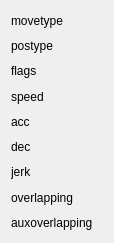
      <widget class="QWidget" name="layoutWidget_18">
       <property name="geometry">
        <rect>
         <x>102</x>
         <y>8</y>
         <width>114</width>
         <height>243</height>
        </rect>
       </property>
       <layout class="QVBoxLayout" name="verticalLayout_27">
        <property name="rightMargin">
         <number>0</number>
        </property>
        <item>
         <widget class="QLabel" name="label_209">
          <property name="layoutDirection">
           <enum>Qt::RightToLeft</enum>
          </property>
          <property name="text">
           <string>movetype</string>
          </property>
         </widget>
        </item>
        <item>
         <widget class="QLabel" name="label_210">
          <property name="layoutDirection">
           <enum>Qt::RightToLeft</enum>
          </property>
          <property name="text">
           <string>postype</string>
          </property>
         </widget>
        </item>
        <item>
         <widget class="QLabel" name="label_211">
          <property name="layoutDirection">
           <enum>Qt::RightToLeft</enum>
          </property>
          <property name="text">
           <string>flags</string>
          </property>
         </widget>
        </item>
        <item>
         <widget class="QLabel" name="label_212">
          <property name="layoutDirection">
           <enum>Qt::RightToLeft</enum>
          </property>
          <property name="text">
           <string>speed</string>
          </property>
         </widget>
        </item>
        <item>
         <widget class="QLabel" name="label_213">
          <property name="layoutDirection">
           <enum>Qt::RightToLeft</enum>
          </property>
          <property name="text">
           <string>acc</string>
          </property>
         </widget>
        </item>
        <item>
         <widget class="QLabel" name="label_214">
          <property name="layoutDirection">
           <enum>Qt::RightToLeft</enum>
          </property>
          <property name="text">
           <string>dec</string>
          </property>
         </widget>
        </item>
        <item>
         <widget class="QLabel" name="label_215">
          <property name="layoutDirection">
           <enum>Qt::RightToLeft</enum>
          </property>
          <property name="text">
           <string>jerk</string>
          </property>
         </widget>
        </item>
        <item>
         <widget class="QLabel" name="label_216">
          <property name="layoutDirection">
           <enum>Qt::RightToLeft</enum>
          </property>
          <property name="text">
           <string>overlapping</string>
          </property>
         </widget>
        </item>
        <item>
         <widget class="QLabel" name="label_217">
          <property name="layoutDirection">
           <enum>Qt::RightToLeft</enum>
          </property>
          <property name="text">
           <string>auxoverlapping</string>
          </property>
         </widget>
        </item>
       </layout>
      </widget>
